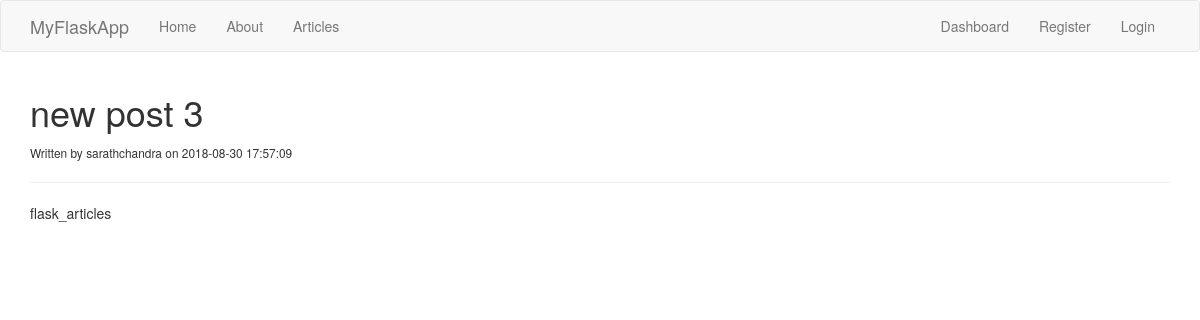
Page /article/3/ on the committed database.
### tables this page shows
CREATE TABLE 'flask_articles' (     'id' INTEGER PRIMARY KEY AUTOINCREMENT,     'title' varchar(100) NOT NULL,     'author' varchar(100) NOT NULL,     'body' text,     'create_date' timestamp NOT NULL DEFAULT CURRENT_TIMESTAMP);

### app.py (the view)
@app.route('/article/<string:id>/')
def article(id):
    cursor = connection.cursor()
    connection.row_factory = dict_factory
    result = cursor.execute("SELECT * FROM flask_articles WHERE id = ?", (id,))
    article = cursor.fetchone()
    cursor.close()
    return render_template('article.html', article=article)

### app.py (called while the page is built)
def dict_factory(cursor, row):
    d = {}
    for idx, col in enumerate(cursor.description):
        d[col[0]] = row[idx]
    return d

### templates/article.html
{% extends 'layout.html' %}
{% block body %}
  <h1>{{article.title}}</h1>
  <small>Written by {{article.author}} on {{article.create_date}}</small>
  <hr>
  <div>
    {{article.body | safe}}
  </div>
{% endblock %}

### rows in the picture
flask_articles: title "new post 3", author "sarathchandra", create_date "2018-08-30 17:57:09", body "flask_articles"
